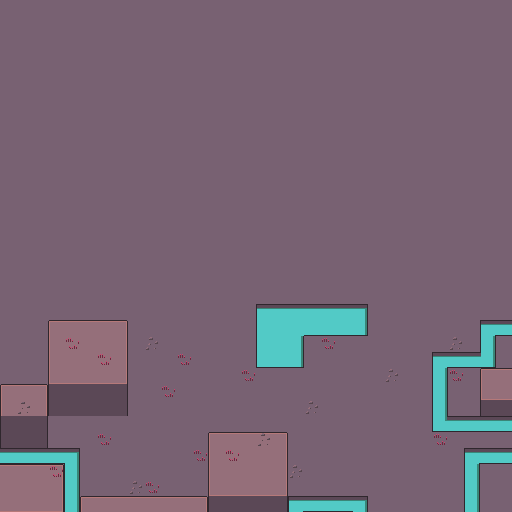

A level layout from a 2D game, rendered from its tile map. Below: a short description, then the map file with its tile-grid data intact:
An orthogonal 32x32 tile map with 16x16 px tiles, 2 tile layers (groundTiles, detailTiles) and 13 objects.

<map version="1.4" tiledversion="1.4.2" orientation="orthogonal" renderorder="right-down" width="32" height="32" tilewidth="16" tileheight="16" infinite="0" nextlayerid="4" nextobjectid="14">
 <tileset firstgid="1" source="ateot_test_tileset.tsx" />
 <layer id="1" name="groundTiles" width="32" height="32">
  <data encoding="csv">
1,1,1,1,1,1,1,1,1,1,1,1,1,1,1,1,1,1,1,1,1,1,1,1,1,1,1,1,1,1,1,1,
1,1,1,1,1,1,1,1,1,1,1,1,1,1,1,1,1,1,1,1,1,1,1,1,1,1,1,1,1,1,1,1,
1,1,1,1,1,1,1,1,1,1,1,1,1,1,1,1,1,1,1,1,1,1,1,1,1,1,1,1,1,1,1,1,
1,1,1,1,1,1,1,1,1,1,1,1,1,1,1,1,1,1,1,1,1,1,1,1,1,1,1,1,1,1,1,1,
1,1,1,1,1,1,1,1,1,1,1,1,1,1,1,1,1,1,1,1,1,1,1,1,1,1,1,1,1,1,1,1,
1,1,1,1,1,1,1,1,1,1,1,1,1,1,1,1,1,1,1,1,1,1,1,1,1,1,1,1,1,1,1,1,
1,1,1,1,1,1,1,1,1,1,1,1,1,1,1,1,1,1,1,1,1,1,1,1,1,1,1,1,1,1,1,1,
1,1,1,1,1,1,1,1,1,1,1,1,1,1,1,1,1,1,1,1,1,1,1,1,1,1,1,1,1,1,1,1,
1,1,1,1,1,1,1,1,1,1,1,1,1,1,1,1,1,1,1,1,1,1,1,1,1,1,1,1,1,1,1,1,
1,1,1,1,1,1,1,1,1,1,1,1,1,1,1,1,1,1,1,1,1,1,1,1,1,1,1,1,1,1,1,1,
1,1,1,1,1,1,1,1,1,1,1,1,1,1,1,1,1,1,1,1,1,1,1,1,1,1,1,1,1,1,1,1,
1,1,1,1,1,1,1,1,1,1,1,1,1,1,1,1,1,1,1,1,1,1,1,1,1,1,1,1,1,1,1,1,
1,1,1,1,1,1,1,1,1,1,1,1,1,1,1,1,1,1,1,1,1,1,1,1,1,1,1,1,1,1,1,1,
1,1,1,1,1,1,1,1,1,1,1,1,1,1,1,1,1,1,1,1,1,1,1,1,1,1,1,1,1,1,1,1,
1,1,1,1,1,1,1,1,1,1,1,1,1,1,1,1,1,1,1,1,1,1,1,1,1,1,1,1,1,1,1,1,
1,1,1,1,1,1,1,1,1,1,1,1,1,1,1,1,1,1,1,1,1,1,1,1,1,1,1,1,1,1,1,1,
1,1,1,1,1,1,1,1,1,1,1,1,1,1,1,1,1,1,1,1,1,1,1,1,1,1,1,1,1,1,1,1,
1,1,1,1,1,1,1,1,1,1,1,1,1,1,1,1,1,1,1,1,1,1,1,1,1,1,1,1,1,1,1,1,
1,1,1,1,1,1,1,1,1,1,1,1,1,1,1,1,1,1,1,1,1,1,1,1,1,1,1,1,1,1,1,1,
1,1,1,1,1,1,1,1,1,1,1,1,1,1,1,1,28,29,29,29,29,29,30,1,1,1,1,1,1,1,1,1,
1,1,1,7,8,8,8,9,1,1,1,1,1,1,1,1,34,35,35,41,41,41,42,1,1,1,1,1,1,1,25,26,
1,1,1,13,14,14,14,15,1,1,1,1,1,1,1,1,34,35,36,1,1,1,1,1,1,1,1,1,1,1,33,1,
1,1,1,13,14,14,14,15,1,1,1,1,1,1,1,1,40,41,42,1,1,1,1,1,1,1,1,25,26,26,39,1,
1,1,1,19,20,20,20,21,1,1,1,1,1,1,1,1,1,1,1,1,1,1,1,1,1,1,1,31,1,1,7,8,
7,8,9,43,44,44,44,45,1,1,1,1,1,1,1,1,1,1,1,1,1,1,1,1,1,1,1,31,1,1,19,20,
13,14,15,43,44,44,44,45,1,1,1,1,1,1,1,1,1,1,1,1,1,1,1,1,1,1,1,31,1,1,43,44,
43,44,45,1,1,1,1,1,1,1,1,1,1,1,1,1,1,1,1,1,1,1,1,1,1,1,1,37,38,38,38,38,
43,44,45,1,1,1,1,1,1,1,1,1,1,7,8,8,8,9,1,1,1,1,1,1,1,1,1,1,1,1,1,1,
26,26,26,26,27,1,1,1,1,1,1,1,1,13,14,14,14,15,1,1,1,1,1,1,1,1,1,1,1,25,26,26,
8,8,8,9,33,1,1,1,1,1,1,1,1,13,14,14,14,15,1,1,1,1,1,1,1,1,1,1,1,31,1,1,
14,14,14,15,33,1,1,1,1,1,1,1,1,19,20,20,20,21,1,1,1,1,1,1,1,1,1,1,1,31,1,1,
20,20,20,21,33,7,8,8,8,8,8,8,9,43,44,44,44,45,25,26,26,26,27,1,1,1,1,1,1,31,1,1
</data>
 </layer>
 <layer id="3" name="detailTiles" width="32" height="32">
  <data encoding="csv">
0,0,0,0,0,0,0,0,0,0,0,0,0,0,0,0,0,0,0,0,0,0,0,0,0,0,0,0,0,0,0,0,
0,0,0,0,0,0,0,0,0,0,0,0,0,0,0,0,0,0,0,0,0,0,0,0,0,0,0,0,0,0,0,0,
0,0,0,0,0,0,0,0,0,0,0,0,0,0,0,0,0,0,0,0,0,0,0,0,0,0,0,0,0,0,0,0,
0,0,0,0,0,0,0,0,0,0,0,0,0,0,0,0,0,0,0,0,0,0,0,0,0,0,0,0,0,0,0,0,
0,0,0,0,0,0,0,0,0,0,0,0,0,0,0,0,0,0,0,0,0,0,0,0,0,0,0,0,0,0,0,0,
0,0,0,0,0,0,0,0,0,0,0,0,0,0,0,0,0,0,0,0,0,0,0,0,0,0,0,0,0,0,0,0,
0,0,0,0,0,0,0,0,0,0,0,0,0,0,0,0,0,0,0,0,0,0,0,0,0,0,0,0,0,0,0,0,
0,0,0,0,0,0,0,0,0,0,0,0,0,0,0,0,0,0,0,0,0,0,0,0,0,0,0,0,0,0,0,0,
0,0,0,0,0,0,0,0,0,0,0,0,0,0,0,0,0,0,0,0,0,0,0,0,0,0,0,0,0,0,0,0,
0,0,0,0,0,0,0,0,0,0,0,0,0,0,0,0,0,0,0,0,0,0,0,0,0,0,0,0,0,0,0,0,
0,0,0,0,0,0,0,0,0,0,0,0,0,0,0,0,0,0,0,0,0,0,0,0,0,0,0,0,0,0,0,0,
0,0,0,0,0,0,0,0,0,0,0,0,0,0,0,0,0,0,0,0,0,0,0,0,0,0,0,0,0,0,0,0,
0,0,0,0,0,0,0,0,0,0,0,0,0,0,0,0,0,0,0,0,0,0,0,0,0,0,0,0,0,0,0,0,
0,0,0,0,0,0,0,0,0,0,0,0,0,0,0,0,0,0,0,0,0,0,0,0,0,0,0,0,0,0,0,0,
0,0,0,0,0,0,0,0,0,0,0,0,0,0,0,0,0,0,0,0,0,0,0,0,0,0,0,0,0,0,0,0,
0,0,0,0,0,0,0,0,0,0,0,0,0,0,0,0,0,0,0,0,0,0,0,0,0,0,0,0,0,0,0,0,
0,0,0,0,0,0,0,0,0,0,0,0,0,0,0,0,0,0,0,0,0,0,0,0,0,0,0,0,0,0,0,0,
0,0,0,0,0,0,0,0,0,0,0,0,0,0,0,0,0,0,0,0,0,0,0,0,0,0,0,0,0,0,0,0,
0,0,0,0,0,0,0,0,0,0,0,0,0,0,0,0,0,0,0,0,0,0,0,0,0,0,0,0,0,0,0,0,
0,0,0,0,0,0,0,0,0,0,0,0,0,0,0,0,0,0,0,0,0,0,0,0,0,0,0,0,0,0,0,0,
0,0,0,0,0,0,0,0,0,0,0,0,0,0,0,0,0,0,0,0,0,0,0,0,0,0,0,0,0,0,0,0,
0,0,0,0,2,0,0,0,0,3,0,0,0,0,0,0,0,0,0,0,2,0,0,0,0,0,0,0,3,0,0,0,
0,0,0,0,0,0,2,0,0,0,0,2,0,0,0,0,0,0,0,0,0,0,0,0,0,0,0,0,0,0,0,0,
0,0,0,0,0,0,0,0,0,0,0,0,0,0,0,2,0,0,0,0,0,0,0,0,3,0,0,0,2,0,0,0,
0,0,0,0,0,0,0,0,0,0,2,0,0,0,0,0,0,0,0,0,0,0,0,0,0,0,0,0,0,0,0,0,
0,3,0,0,0,0,0,0,0,0,0,0,0,0,0,0,0,0,0,3,0,0,0,0,0,0,0,0,0,0,0,0,
0,0,0,0,0,0,0,0,0,0,0,0,0,0,0,0,0,0,0,0,0,0,0,0,0,0,0,0,0,0,0,0,
0,0,0,0,0,0,2,0,0,0,0,0,0,0,0,0,3,0,0,0,0,0,0,0,0,0,0,2,0,0,0,0,
0,0,0,0,0,0,0,0,0,0,0,0,2,0,2,0,0,0,0,0,0,0,0,0,0,0,0,0,0,0,0,0,
0,0,0,2,0,0,0,0,0,0,0,0,0,0,0,0,0,0,3,0,0,0,0,0,0,0,0,0,0,0,0,0,
0,0,0,0,0,0,0,0,3,2,0,0,0,0,0,0,0,0,0,0,0,0,0,0,0,0,0,0,0,0,0,0,
0,0,0,0,0,0,0,0,0,0,0,0,0,0,0,0,0,0,0,0,0,0,0,0,0,0,0,0,0,0,0,0
</data>
 </layer>
 <objectgroup id="2" name="collisions">
  <object id="1" x="48" y="320" width="80" height="96">
   <properties>
    <property name="isWall" type="bool" value="true" />
   </properties>
  </object>
  <object id="2" x="0" y="384" width="48" height="64">
   <properties>
    <property name="isWall" type="bool" value="true" />
   </properties>
  </object>
  <object id="3" x="0" y="448" width="80" height="64">
   <properties>
    <property name="isWall" type="bool" value="false" />
   </properties>
  </object>
  <object id="4" x="208" y="432" width="80" height="80">
   <properties>
    <property name="isWall" type="bool" value="true" />
   </properties>
  </object>
  <object id="5" x="288" y="496" width="80" height="16">
   <properties>
    <property name="isWall" type="bool" value="false" />
   </properties>
  </object>
  <object id="6" x="464" y="448" width="48" height="64">
   <properties>
    <property name="isWall" type="bool" value="false" />
   </properties>
  </object>
  <object id="7" x="432" y="352" width="48" height="80">
   <properties>
    <property name="isWall" type="bool" value="false" />
   </properties>
  </object>
  <object id="8" x="480" y="320" width="32" height="48">
   <properties>
    <property name="isWall" type="bool" value="false" />
   </properties>
  </object>
  <object id="9" x="256" y="304" width="48" height="64">
   <properties>
    <property name="isWall" type="bool" value="false" />
   </properties>
  </object>
  <object id="10" x="304" y="304" width="64" height="32">
   <properties>
    <property name="isWall" type="bool" value="false" />
   </properties>
  </object>
  <object id="11" x="80" y="496" width="128" height="16">
   <properties>
    <property name="isWall" type="bool" value="true" />
   </properties>
  </object>
  <object id="12" x="480" y="416" width="32" height="16">
   <properties>
    <property name="isWall" type="bool" value="false" />
   </properties>
  </object>
  <object id="13" x="480" y="368" width="32" height="48">
   <properties>
    <property name="isWall" type="bool" value="true" />
   </properties>
  </object>
 </objectgroup>
</map>